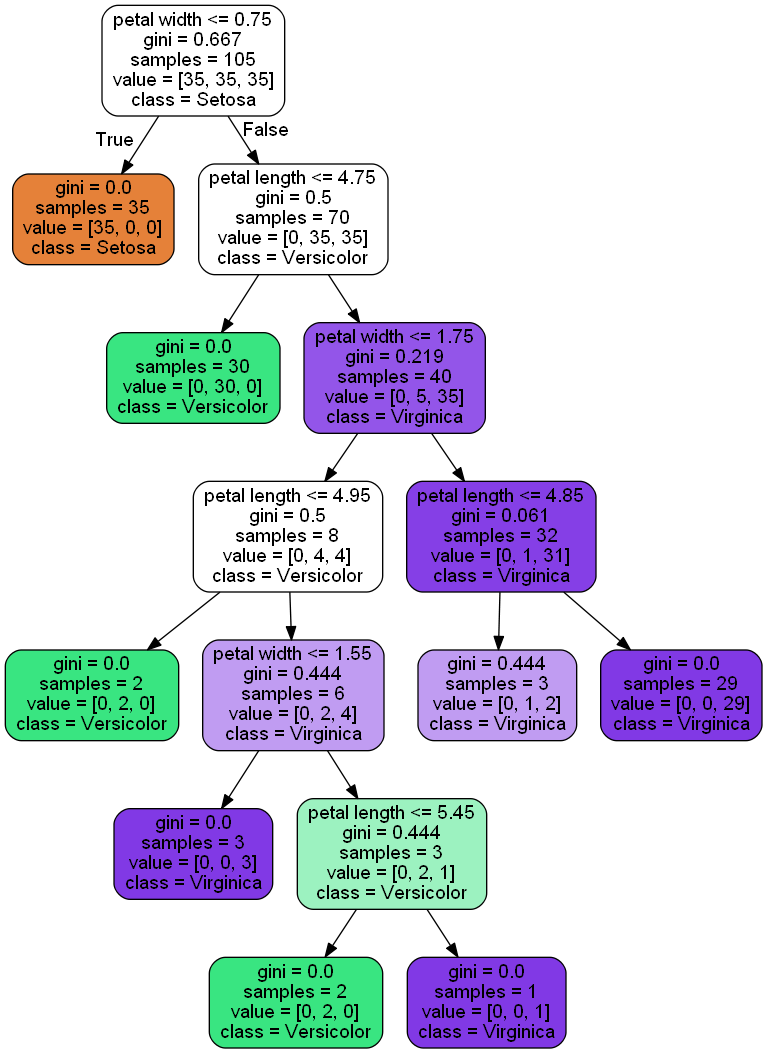

Reproduce this figure in Python.
from sklearn.tree import DecisionTreeClassifier
from sklearn.model_selection import train_test_split
from sklearn import datasets
import numpy as np
from matplotlib.colors import ListedColormap
import matplotlib.pyplot as plt


def plot_decision_regions(X, y, classifier, test_idx=None, resolution=0.02):

    # define generador de marcador y mapa de colores
    markers = ('s', 'x', 'o', '^', 'v')
    colors = ('red', 'blue', 'lightgreen', 'gray', 'cyan')
    cmap = ListedColormap(colors[:len(np.unique(y))])

    # representa la superficie de decisión 
    x1_min, x1_max = X[:, 0].min() - 1, X[:, 0].max() + 1
    x2_min, x2_max = X[:, 1].min() - 1, X[:, 1].max() + 1
    xx1, xx2 = np.meshgrid(np.arange(x1_min, x1_max, resolution),
                           np.arange(x2_min, x2_max, resolution))
    Z = classifier.predict(np.array([xx1.ravel(), xx2.ravel()]).T)
    Z = Z.reshape(xx1.shape)
    plt.contourf(xx1, xx2, Z, alpha=0.3, cmap=cmap)
    plt.xlim(xx1.min(), xx1.max())
    plt.ylim(xx2.min(), xx2.max())

    for idx, cl in enumerate(np.unique(y)):
        plt.scatter(x=X[y == cl, 0], 
                    y=X[y == cl, 1],
                    alpha=0.8, 
                    c=colors[idx],
                    marker=markers[idx], 
                    label=cl, 
                    edgecolor='black')

    # destaca las muestras de prueba 
    if test_idx:
        # representa todas las muestras 
        X_test, y_test = X[test_idx, :], y[test_idx]

        plt.scatter(X_test[:, 0],
                    X_test[:, 1],
                    c='',
                    edgecolor='black',
                    alpha=1.0,
                    linewidth=1,
                    marker='o',
                    s=100, 
                    label='test set')






iris = datasets.load_iris()
X = iris.data[:, [2, 3]]
y = iris.target

print('Class labels:', np.unique(y))

X_train, X_test, y_train, y_test = train_test_split(
    X, y, test_size=0.3, random_state=1, stratify=y)

tree = DecisionTreeClassifier(criterion='gini', max_depth=7, random_state=1)
tree.fit(X_train, y_train)
X_combined = np.vstack((X_train, X_test))
y_combined = np.hstack((y_train, y_test))

plot_decision_regions(X_combined, y_combined, classifier = tree, test_idx=range(105, 100))


plt.xlabel('petal length [cm]')
plt.ylabel('petal width [cm]')
plt.legend(loc='upper left')
plt.tight_layout()
plt.show()

from pydotplus import graph_from_dot_data
from sklearn.tree import export_graphviz

dot_data = export_graphviz(tree,
                           filled=True, 
                           rounded=True,
                           class_names=['Setosa', 
                                        'Versicolor',
                                        'Virginica'],
                           feature_names=['petal length', 
                                          'petal width'],
                           out_file=None) 
graph = graph_from_dot_data(dot_data) 
graph.write_png('./tree.png') 
